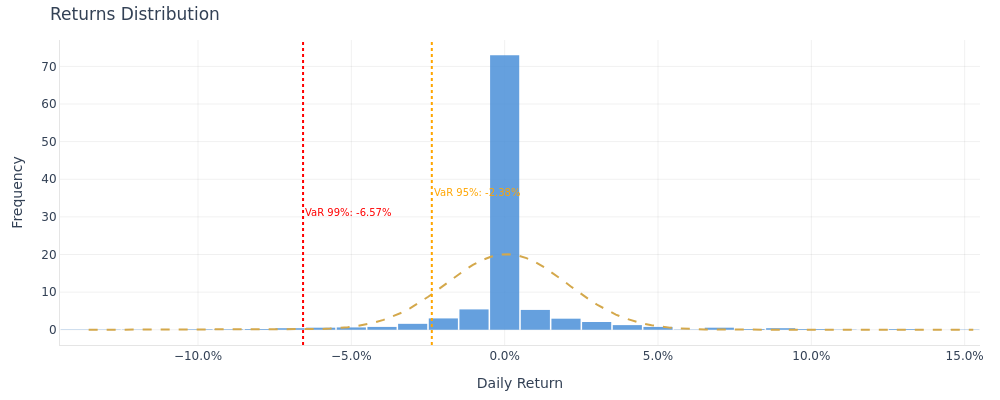

Here is the notebook cell this chart was saved with:
### Markdown cell above
### Return Distribution

Left skew and fat tails affect Sharpe ratio inference.

### Code cell
fig = plot_returns_distribution(analysis=analysis_net)
fig.show()

### Figure 1 — Plotly figure (JSON) as saved in the notebook; plotly's stock layout.template omitted (floating-point values rounded to 4 significant figures; data arrays with more than 128 entries replaced by an {"elided": "..."} marker saying what was removed)
{"data": [{"histnorm": "probability density", "hovertemplate": "Return: %{x:.2%}<br>Density: %{y:.4f}<extra></extra>", "marker": {"color": "#4a90d9"}, "name": "Returns", "nbinsx": 50, "opacity": 0.85, "type": "histogram", "x": {"elided": "1461 float values"}}, {"line": {"color": "#D4A84B", "dash": "dash", "width": 2}, "mode": "lines", "name": "Normal (μ=0.0006, σ=0.0199)", "type": "scatter", "x": [-0.1357, -0.1327, -0.1298, -0.1269, -0.124, -0.1211, -0.1182, -0.1153, -0.1123, -0.1094, -0.1065, -0.1036, -0.1007, -0.09778, -0.09486, -0.09195, -0.08903, -0.08612, -0.08321, -0.08029, -0.07738, -0.07447, -0.07155, -0.06864, -0.06572, -0.06281, -0.0599, -0.05698, -0.05407, -0.05115, -0.04824, -0.04533, -0.04241, -0.0395, -0.03659, -0.03367, -0.03076, -0.02784, -0.02493, -0.02202, -0.0191, -0.01619, -0.01328, -0.01036, -0.007448, -0.004534, -0.00162, 0.001294, 0.004208, 0.007121, 0.01004, 0.01295, 0.01586, 0.01878, 0.02169, 0.0246, 0.02752, 0.03043, 0.03335, 0.03626, 0.03917, 0.04209, 0.045, 0.04792, 0.05083, 0.05374, 0.05666, 0.05957, 0.06248, 0.0654, 0.06831, 0.07123, 0.07414, 0.07705, 0.07997, 0.08288, 0.08579, 0.08871, 0.09162, 0.09454, 0.09745, 0.1004, 0.1033, 0.1062, 0.1091, 0.112, 0.1149, 0.1178, 0.1208, 0.1237, 0.1266, 0.1295, 0.1324, 0.1353, 0.1382, 0.1412, 0.1441, 0.147, 0.1499, 0.1528], "y": [1.228e-09, 3.32e-09, 8.788e-09, 2.277e-08, 5.772e-08, 1.432e-07, 3.479e-07, 8.27e-07, 1.924e-06, 4.381e-06, 9.763e-06, 2.13e-05, 4.546e-05, 9.498e-05, 0.0001942, 0.0003888, 0.0007615, 0.00146, 0.002739, 0.005031, 0.009043, 0.01591, 0.02739, 0.04616, 0.07613, 0.1229, 0.1942, 0.3002, 0.4544, 0.673, 0.9757, 1.384, 1.922, 2.613, 3.476, 4.525, 5.766, 7.191, 8.778, 10.49, 12.26, 14.03, 15.72, 17.23, 18.48, 19.41, 19.95, 20.06, 19.75, 19.03, 17.95, 16.57, 14.97, 13.23, 11.45, 9.697, 8.038, 6.521, 5.178, 4.024, 3.06, 2.278, 1.66, 1.184, 0.8261, 0.5643, 0.3773, 0.2468, 0.1581, 0.09908, 0.06078, 0.03649, 0.02145, 0.01233, 0.006943, 0.003825, 0.002062, 0.001088, 0.0005622, 0.0002842, 0.0001406, 6.809e-05, 3.227e-05, 1.497e-05, 6.797e-06, 3.02e-06, 1.313e-06, 5.59e-07, 2.329e-07, 9.496e-08, 3.789e-08, 1.48e-08, 5.657e-09, 2.117e-09, 7.75e-10, 2.777e-10, 9.742e-11, 3.345e-11, 1.124e-11, 3.695e-12]}], "layout": {"annotations": [{"font": {"color": "orange", "size": 10}, "showarrow": false, "text": "VaR 95%: -2.38%", "x": -0.02376, "xanchor": "left", "xref": "x", "y": 0.5, "yanchor": "middle", "yref": "y domain"}, {"font": {"color": "red", "size": 10}, "showarrow": false, "text": "VaR 99%: -6.57%", "x": -0.06574, "xanchor": "left", "xref": "x", "y": 0.5, "yanchor": "middle", "yref": "y domain", "yshift": -20}], "bargap": 0.05, "font": {"color": "#334155", "family": "DM Sans, DejaVu Sans, sans-serif", "size": 12}, "height": 400, "hoverlabel": {"bgcolor": "white", "font": {"family": "DM Sans, DejaVu Sans, sans-serif", "size": 13}}, "hovermode": "x unified", "legend": {"x": 0.99, "xanchor": "right", "y": 0.99, "yanchor": "top"}, "margin": {"b": 40, "l": 60, "r": 20, "t": 40}, "paper_bgcolor": "rgba(0,0,0,0)", "plot_bgcolor": "rgba(0,0,0,0)", "shapes": [{"line": {"color": "orange", "dash": "dot"}, "type": "line", "x0": -0.02376, "x1": -0.02376, "xref": "x", "y0": 0, "y1": 1, "yref": "y domain"}, {"line": {"color": "red", "dash": "dot"}, "type": "line", "x0": -0.06574, "x1": -0.06574, "xref": "x", "y0": 0, "y1": 1, "yref": "y domain"}], "showlegend": false, "title": {"text": "Returns Distribution"}, "width": 1000, "xaxis": {"gridcolor": "rgba(0,0,0,0.06)", "linecolor": "rgba(0,0,0,0.1)", "tickformat": ".1%", "title": {"text": "Daily Return"}, "zeroline": false}, "yaxis": {"gridcolor": "rgba(0,0,0,0.06)", "linecolor": "rgba(0,0,0,0.1)", "title": {"text": "Frequency"}, "zeroline": false}}}
